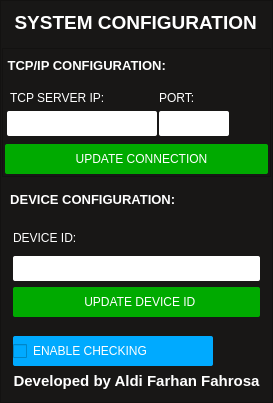
           <widget class="QFrame" name="frame_6">
            <property name="sizePolicy">
             <sizepolicy hsizetype="Preferred" vsizetype="Expanding">
              <horstretch>0</horstretch>
              <verstretch>0</verstretch>
             </sizepolicy>
            </property>
            <property name="styleSheet">
             <string notr="true">background-color: rgb(24, 23, 22);</string>
            </property>
            <property name="frameShape">
             <enum>QFrame::StyledPanel</enum>
            </property>
            <property name="frameShadow">
             <enum>QFrame::Raised</enum>
            </property>
            <layout class="QVBoxLayout" name="verticalLayout_22">
             <property name="spacing">
              <number>6</number>
             </property>
             <property name="leftMargin">
              <number>1</number>
             </property>
             <property name="topMargin">
              <number>1</number>
             </property>
             <property name="rightMargin">
              <number>1</number>
             </property>
             <property name="bottomMargin">
              <number>1</number>
             </property>
             <item alignment="Qt::AlignHCenter|Qt::AlignTop">
              <widget class="QLabel" name="label_12">
               <property name="minimumSize">
                <size>
                 <width>0</width>
                 <height>40</height>
                </size>
               </property>
               <property name="maximumSize">
                <size>
                 <width>16777215</width>
                 <height>40</height>
                </size>
               </property>
               <property name="font">
                <font>
                 <pointsize>14</pointsize>
                 <weight>75</weight>
                 <bold>true</bold>
                </font>
               </property>
               <property name="styleSheet">
                <string notr="true">color: rgb(255, 255, 255);

border:none;</string>
               </property>
               <property name="text">
                <string>  SYSTEM CONFIGURATION  </string>
               </property>
              </widget>
             </item>
             <item alignment="Qt::AlignTop">
              <widget class="QFrame" name="frame_23">
               <property name="sizePolicy">
                <sizepolicy hsizetype="Preferred" vsizetype="Expanding">
                 <horstretch>0</horstretch>
                 <verstretch>0</verstretch>
                </sizepolicy>
               </property>
               <property name="frameShape">
                <enum>QFrame::StyledPanel</enum>
               </property>
               <property name="frameShadow">
                <enum>QFrame::Raised</enum>
               </property>
               <layout class="QVBoxLayout" name="verticalLayout_23">
                <property name="spacing">
                 <number>2</number>
                </property>
                <property name="leftMargin">
                 <number>1</number>
                </property>
                <property name="topMargin">
                 <number>1</number>
                </property>
                <property name="rightMargin">
                 <number>1</number>
                </property>
                <property name="bottomMargin">
                 <number>1</number>
                </property>
                <item alignment="Qt::AlignTop">
                 <widget class="QLabel" name="label_13">
                  <property name="minimumSize">
                   <size>
                    <width>0</width>
                    <height>30</height>
                   </size>
                  </property>
                  <property name="maximumSize">
                   <size>
                    <width>16777215</width>
                    <height>30</height>
                   </size>
                  </property>
                  <property name="font">
                   <font>
                    <pointsize>10</pointsize>
                    <weight>75</weight>
                    <bold>true</bold>
                   </font>
                  </property>
                  <property name="styleSheet">
                   <string notr="true">color: rgb(255, 255, 255);
border:none;</string>
                  </property>
                  <property name="text">
                   <string> TCP/IP CONFIGURATION:</string>
                  </property>
                 </widget>
                </item>
                <item alignment="Qt::AlignTop">
                 <widget class="QFrame" name="frame_26">
                  <property name="sizePolicy">
                   <sizepolicy hsizetype="Preferred" vsizetype="Expanding">
                    <horstretch>0</horstretch>
                    <verstretch>0</verstretch>
                   </sizepolicy>
                  </property>
                  <property name="styleSheet">
                   <string notr="true">border:none;</string>
                  </property>
                  <property name="frameShape">
                   <enum>QFrame::StyledPanel</enum>
                  </property>
                  <property name="frameShadow">
                   <enum>QFrame::Raised</enum>
                  </property>
                  <layout class="QVBoxLayout" name="verticalLayout_24">
                   <property name="leftMargin">
                    <number>1</number>
                   </property>
                   <property name="topMargin">
                    <number>1</number>
                   </property>
                   <property name="rightMargin">
                    <number>1</number>
                   </property>
                   <property name="bottomMargin">
                    <number>1</number>
                   </property>
                   <item alignment="Qt::AlignTop">
                    <widget class="QFrame" name="frame_27">
                     <property name="styleSheet">
                      <string notr="true">border:none;</string>
                     </property>
                     <property name="frameShape">
                      <enum>QFrame::StyledPanel</enum>
                     </property>
                     <property name="frameShadow">
                      <enum>QFrame::Raised</enum>
                     </property>
                     <layout class="QHBoxLayout" name="horizontalLayout_5">
                      <property name="spacing">
                       <number>0</number>
                      </property>
                      <property name="leftMargin">
                       <number>1</number>
                      </property>
                      <property name="topMargin">
                       <number>1</number>
                      </property>
                      <property name="rightMargin">
                       <number>1</number>
                      </property>
                      <property name="bottomMargin">
                       <number>1</number>
                      </property>
                      <item>
                       <widget class="QFrame" name="frame_29">
                        <property name="styleSheet">
                         <string notr="true">border: none;</string>
                        </property>
                        <property name="frameShape">
                         <enum>QFrame::StyledPanel</enum>
                        </property>
                        <property name="frameShadow">
                         <enum>QFrame::Raised</enum>
                        </property>
                        <layout class="QVBoxLayout" name="verticalLayout_25">
                         <property name="spacing">
                          <number>1</number>
                         </property>
                         <property name="leftMargin">
                          <number>1</number>
                         </property>
                         <property name="topMargin">
                          <number>1</number>
                         </property>
                         <property name="rightMargin">
                          <number>1</number>
                         </property>
                         <property name="bottomMargin">
                          <number>1</number>
                         </property>
                         <item alignment="Qt::AlignTop">
                          <widget class="QLabel" name="label_14">
                           <property name="minimumSize">
                            <size>
                             <width>0</width>
                             <height>25</height>
                            </size>
                           </property>
                           <property name="maximumSize">
                            <size>
                             <width>16777215</width>
                             <height>25</height>
                            </size>
                           </property>
                           <property name="sizeIncrement">
                            <size>
                             <width>0</width>
                             <height>0</height>
                            </size>
                           </property>
                           <property name="baseSize">
                            <size>
                             <width>0</width>
                             <height>20</height>
                            </size>
                           </property>
                           <property name="styleSheet">
                            <string notr="true">color: rgb(255, 255, 255);
border:none;</string>
                           </property>
                           <property name="text">
                            <string> TCP SERVER IP:</string>
                           </property>
                          </widget>
                         </item>
                         <item>
                          <widget class="QLineEdit" name="lineEdit">
                           <property name="minimumSize">
                            <size>
                             <width>150</width>
                             <height>25</height>
                            </size>
                           </property>
                           <property name="maximumSize">
                            <size>
                             <width>16777215</width>
                             <height>25</height>
                            </size>
                           </property>
                           <property name="styleSheet">
                            <string notr="true">background-color: rgb(255, 255, 255);
color: rgb(0, 0, 0);
border-radius: 2px;
border: none;</string>
                           </property>
                          </widget>
                         </item>
                        </layout>
                       </widget>
                      </item>
                      <item>
                       <widget class="QFrame" name="frame_30">
                        <property name="styleSheet">
                         <string notr="true">border:none;</string>
                        </property>
                        <property name="frameShape">
                         <enum>QFrame::StyledPanel</enum>
                        </property>
                        <property name="frameShadow">
                         <enum>QFrame::Raised</enum>
                        </property>
                        <layout class="QVBoxLayout" name="verticalLayout_26">
                         <property name="spacing">
                          <number>1</number>
                         </property>
                         <property name="leftMargin">
                          <number>1</number>
                         </property>
                         <property name="topMargin">
                          <number>1</number>
                         </property>
                         <property name="rightMargin">
                          <number>1</number>
                         </property>
                         <property name="bottomMargin">
                          <number>1</number>
                         </property>
                         <item alignment="Qt::AlignTop">
                          <widget class="QLabel" name="label_16">
                           <property name="minimumSize">
                            <size>
                             <width>0</width>
                             <height>25</height>
                            </size>
                           </property>
                           <property name="maximumSize">
                            <size>
                             <width>16777215</width>
                             <height>25</height>
                            </size>
                           </property>
                           <property name="styleSheet">
                            <string notr="true">color: rgb(255, 255, 255);
border:none;</string>
                           </property>
                           <property name="text">
                            <string>PORT:</string>
                           </property>
                          </widget>
                         </item>
                         <item>
                          <widget class="QLineEdit" name="lineEdit_2">
                           <property name="minimumSize">
                            <size>
                             <width>50</width>
                             <height>25</height>
                            </size>
                           </property>
                           <property name="maximumSize">
                            <size>
                             <width>70</width>
                             <height>25</height>
                            </size>
                           </property>
                           <property name="styleSheet">
                            <string notr="true">background-color: rgb(255, 255, 255);
color: rgb(0, 0, 0);
border-radius: 2px;
border: none;
</string>
                           </property>
                          </widget>
                         </item>
                        </layout>
                       </widget>
                      </item>
                     </layout>
                    </widget>
                   </item>
                   <item alignment="Qt::AlignTop">
                    <widget class="QFrame" name="frame_28">
                     <property name="sizePolicy">
                      <sizepolicy hsizetype="Preferred" vsizetype="Expanding">
                       <horstretch>0</horstretch>
                       <verstretch>0</verstretch>
                      </sizepolicy>
                     </property>
                     <property name="styleSheet">
                      <string notr="true">border:none;</string>
                     </property>
                     <property name="frameShape">
                      <enum>QFrame::StyledPanel</enum>
                     </property>
                     <property name="frameShadow">
                      <enum>QFrame::Raised</enum>
                     </property>
                     <layout class="QVBoxLayout" name="verticalLayout_27">
                      <property name="spacing">
                       <number>0</number>
                      </property>
                      <property name="leftMargin">
                       <number>0</number>
                      </property>
                      <property name="topMargin">
                       <number>0</number>
                      </property>
                      <property name="rightMargin">
                       <number>0</number>
                      </property>
                      <property name="bottomMargin">
                       <number>0</number>
                      </property>
                      <item>
                       <widget class="QPushButton" name="pushButton_4">
                        <property name="minimumSize">
                         <size>
                          <width>0</width>
                          <height>30</height>
                         </size>
                        </property>
                        <property name="maximumSize">
                         <size>
                          <width>16777215</width>
                          <height>30</height>
                         </size>
                        </property>
                        <property name="styleSheet">
                         <string notr="true">color: rgb(255, 255, 255);
background-color: rgb(0, 170, 0);

border-radius: 2px;</string>
                        </property>
                        <property name="text">
                         <string>   UPDATE CONNECTION</string>
                        </property>
                        <property name="icon">
                         <iconset resource="../../element.qrc">
                          <normaloff>:/icons/Feature/cloud.svg</normaloff>:/icons/Feature/cloud.svg</iconset>
                        </property>
                       </widget>
                      </item>
                     </layout>
                    </widget>
                   </item>
                  </layout>
                 </widget>
                </item>
               </layout>
              </widget>
             </item>
             <item>
              <widget class="QFrame" name="frame_25">
               <property name="sizePolicy">
                <sizepolicy hsizetype="Preferred" vsizetype="Expanding">
                 <horstretch>0</horstretch>
                 <verstretch>0</verstretch>
                </sizepolicy>
               </property>
               <property name="styleSheet">
                <string notr="true">border:none;</string>
               </property>
               <property name="frameShape">
                <enum>QFrame::StyledPanel</enum>
               </property>
               <property name="frameShadow">
                <enum>QFrame::Raised</enum>
               </property>
               <layout class="QVBoxLayout" name="verticalLayout_28">
                <property name="spacing">
                 <number>1</number>
                </property>
                <property name="leftMargin">
                 <number>1</number>
                </property>
                <property name="topMargin">
                 <number>1</number>
                </property>
                <property name="rightMargin">
                 <number>1</number>
                </property>
                <property name="bottomMargin">
                 <number>1</number>
                </property>
                <item alignment="Qt::AlignTop">
                 <widget class="QLabel" name="label_15">
                  <property name="minimumSize">
                   <size>
                    <width>0</width>
                    <height>30</height>
                   </size>
                  </property>
                  <property name="maximumSize">
                   <size>
                    <width>16777215</width>
                    <height>30</height>
                   </size>
                  </property>
                  <property name="font">
                   <font>
                    <pointsize>10</pointsize>
                    <weight>75</weight>
                    <bold>true</bold>
                   </font>
                  </property>
                  <property name="styleSheet">
                   <string notr="true">color: rgb(255, 255, 255);
border:none;
</string>
                  </property>
                  <property name="text">
                   <string>  DEVICE CONFIGURATION:</string>
                  </property>
                 </widget>
                </item>
                <item>
                 <widget class="QFrame" name="frame_31">
                  <property name="sizePolicy">
                   <sizepolicy hsizetype="Preferred" vsizetype="Expanding">
                    <horstretch>0</horstretch>
                    <verstretch>0</verstretch>
                   </sizepolicy>
                  </property>
                  <property name="styleSheet">
                   <string notr="true">border:none;
</string>
                  </property>
                  <property name="frameShape">
                   <enum>QFrame::StyledPanel</enum>
                  </property>
                  <property name="frameShadow">
                   <enum>QFrame::Raised</enum>
                  </property>
                  <layout class="QVBoxLayout" name="verticalLayout_29">
                   <property name="spacing">
                    <number>1</number>
                   </property>
                   <property name="leftMargin">
                    <number>1</number>
                   </property>
                   <property name="topMargin">
                    <number>1</number>
                   </property>
                   <property name="rightMargin">
                    <number>1</number>
                   </property>
                   <property name="bottomMargin">
                    <number>1</number>
                   </property>
                   <item>
                    <widget class="QFrame" name="frame_33">
                     <property name="frameShape">
                      <enum>QFrame::StyledPanel</enum>
                     </property>
                     <property name="frameShadow">
                      <enum>QFrame::Raised</enum>
                     </property>
                     <layout class="QVBoxLayout" name="verticalLayout_30">
                      <item>
                       <widget class="QLabel" name="label_17">
                        <property name="minimumSize">
                         <size>
                          <width>0</width>
                          <height>25</height>
                         </size>
                        </property>
                        <property name="maximumSize">
                         <size>
                          <width>16777215</width>
                          <height>25</height>
                         </size>
                        </property>
                        <property name="sizeIncrement">
                         <size>
                          <width>0</width>
                          <height>0</height>
                         </size>
                        </property>
                        <property name="baseSize">
                         <size>
                          <width>0</width>
                          <height>20</height>
                         </size>
                        </property>
                        <property name="styleSheet">
                         <string notr="true">color: rgb(255, 255, 255);
border:none;</string>
                        </property>
                        <property name="text">
                         <string>DEVICE ID:</string>
                        </property>
                       </widget>
                      </item>
                      <item>
                       <widget class="QLineEdit" name="lineEdit_3">
                        <property name="minimumSize">
                         <size>
                          <width>150</width>
                          <height>25</height>
                         </size>
                        </property>
                        <property name="maximumSize">
                         <size>
                          <width>16777215</width>
                          <height>25</height>
                         </size>
                        </property>
                        <property name="styleSheet">
                         <string notr="true">background-color: rgb(255, 255, 255);
color: rgb(0, 0, 0);
border-radius: 2px;
border: none;</string>
                        </property>
                       </widget>
                      </item>
                      <item>
                       <widget class="QPushButton" name="pushButton_5">
                        <property name="minimumSize">
                         <size>
                          <width>0</width>
                          <height>30</height>
                         </size>
                        </property>
                        <property name="maximumSize">
                         <size>
                          <width>16777215</width>
                          <height>30</height>
                         </size>
                        </property>
                        <property name="sizeIncrement">
                         <size>
                          <width>0</width>
                          <height>0</height>
                         </size>
                        </property>
                        <property name="styleSheet">
                         <string notr="true">color: rgb(255, 255, 255);
background-color: rgb(0, 170, 0);

border-radius: 2px;</string>
                        </property>
                        <property name="text">
                         <string>  UPDATE DEVICE ID</string>
                        </property>
                        <property name="icon">
                         <iconset resource="../../element.qrc">
                          <normaloff>:/icons/Feature/smartphone.svg</normaloff>:/icons/Feature/smartphone.svg</iconset>
                        </property>
                       </widget>
                      </item>
                     </layout>
                    </widget>
                   </item>
                   <item>
                    <widget class="QFrame" name="frame_32">
                     <property name="frameShape">
                      <enum>QFrame::StyledPanel</enum>
                     </property>
                     <property name="frameShadow">
                      <enum>QFrame::Raised</enum>
                     </property>
                     <layout class="QVBoxLayout" name="verticalLayout_31">
                      <item>
                       <widget class="QCheckBox" name="checkBox_3">
                        <property name="minimumSize">
                         <size>
                          <width>200</width>
                          <height>30</height>
                         </size>
                        </property>
                        <property name="maximumSize">
                         <size>
                          <width>200</width>
                          <height>30</height>
                         </size>
                        </property>
                        <property name="font">
                         <font>
                          <pointsize>9</pointsize>
                         </font>
                        </property>
                        <property name="styleSheet">
                         <string notr="true">background-color: rgb(0, 170, 255);
color: rgb(255, 255, 255);
border-radius: 2px;</string>
                        </property>
                        <property name="text">
                         <string>ENABLE CHECKING</string>
                        </property>
                       </widget>
                      </item>
                      <item alignment="Qt::AlignHCenter|Qt::AlignBottom">
                       <widget class="QLabel" name="label_18">
                        <property name="font">
                         <font>
                          <pointsize>11</pointsize>
                          <weight>75</weight>
                          <bold>true</bold>
                         </font>
                        </property>
                        <property name="styleSheet">
                         <string notr="true">color: rgb(255, 255, 255);</string>
                        </property>
                        <property name="text">
                         <string>Developed by Aldi Farhan Fahrosa</string>
                        </property>
                        <property name="alignment">
                         <set>Qt::AlignCenter</set>
                        </property>
                       </widget>
                      </item>
                     </layout>
                    </widget>
                   </item>
                  </layout>
                 </widget>
                </item>
               </layout>
              </widget>
             </item>
            </layout>
           </widget>
